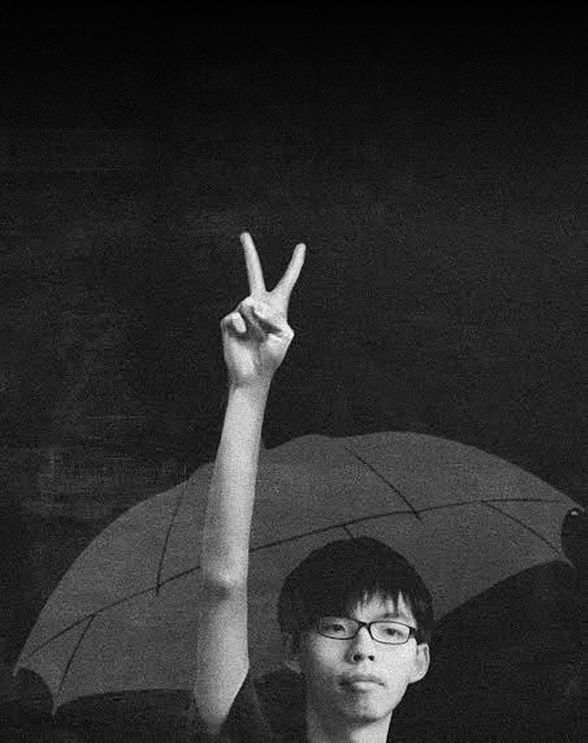
#> input picture images/joshua.jpg, 1175 x 1485 px (shown at 1/2 size)
$ python covers.py
#> lines starting #> are read from the running program, lines starting #| are printed output that depends on the picture
"""Branded cover images for video/podcast cards that have no picture of their own (images/covers/*.jpg).
Each cover has its own look so the wall doesn't repeat. We make our own rather than copying broadcasters' thumbnails."""
import os, random, math
from PIL import Image, ImageDraw, ImageFont, ImageOps

HERE = os.path.dirname(os.path.abspath(__file__))
ROOT = os.path.dirname(HERE)
INK, LEMON, PAPER, GREY = (12, 12, 11), (255, 225, 53), (244, 242, 236), (60, 60, 56)
W, H = 1280, 720

def f(name, size):
    return ImageFont.truetype(os.path.join(HERE, name), size)

def wrap(d, text, font, width):
    out, cur = [], ""
    for w in text.split():
        t = (cur + " " + w).strip()
        if d.textlength(t, font=font) <= width:
            cur = t
        else:
            out.append(cur); cur = w
    out.append(cur)
    return out

def fit_lines(d, text, box_w, box_h, start=150, lh=1.0, font="Anton.ttf"):
    for size in range(start, 30, -4):
        ft = f(font, size)
        lines = wrap(d, text, ft, box_w)
        if len(lines) * size * lh <= box_h:
            break
    return ft, lines, int(size * lh)

def pill(d, x, y, text, bg, fg):
    ft = f("Montserrat-Bold.ttf", 24)
    w = d.textlength(text, font=ft)
    d.rounded_rectangle([x, y, x + w + 40, y + 46], radius=23, fill=bg)
    d.text((x + 20, y + 9), text, font=ft, fill=fg)

def save(img, key, folder="images/covers"):
    os.makedirs(os.path.join(ROOT, folder), exist_ok=True)
    img.save(os.path.join(ROOT, folder, key + ".jpg"), quality=86)
    return folder + "/" + key + ".jpg"

def waveform(key):  # Guardian podcast: lemon, audio waveform
    img = Image.new("RGB", (W, H), (22, 22, 20)); d = ImageDraw.Draw(img)
    pill(d, 70, 64, "PODCAST", LEMON, INK)
    d.text((70, 128), "The Guardian · Today in Focus", font=f("Montserrat-Bold.ttf", 30), fill=PAPER)
    rnd = random.Random(7); cx = 70
    while cx < W - 70:
        h = int(30 + 150 * abs(math.sin(cx / 37.0)) * (0.5 + rnd.random() * 0.6))
        d.rounded_rectangle([cx, 300 - h // 2, cx + 9, 300 + h // 2], radius=4, fill=(120, 118, 110))
        cx += 17
    ft, lines, lh = fit_lines(d, "NATHAN LAW ON HIS FRIEND JOSHUA", W - 140, 230, 120)
    y = H - 60 - len(lines) * lh
    for ln in lines:
        d.text((70, y), ln, font=ft, fill=PAPER); y += lh
    return save(img, key)

def versus(key):  # Byline podcast: black, giant outline VS
    img = Image.new("RGB", (W, H), INK); d = ImageDraw.Draw(img)
    d.text((W - 600, -60), "VS", font=f("Anton.ttf", 640), fill=INK, stroke_width=5, stroke_fill=(70, 70, 64))
    pill(d, 70, 64, "PODCAST", LEMON, INK)
    d.text((70, 128), "Byline Times Podcast", font=f("Montserrat-Bold.ttf", 30), fill=PAPER)
    d.text((70, 290), "CHINA", font=f("Anton.ttf", 150), fill=PAPER)
    d.text((70, 445), "VS JOSHUA", font=f("Anton.ttf", 150), fill=PAPER)
    d.text((70, H - 58), "Andrew Duncan with Adrian Goldberg", font=f("Montserrat-SemiBold.ttf", 24), fill=(170, 168, 160))
    return save(img, key)

def duotone(key):  # Byline TV: film still in lemon/black duotone
    src = Image.open(os.path.join(ROOT, "images/film-poster.jpg")).convert("L")
    src = src.crop((0, 0, src.width, int(src.height * 0.74)))
    g = ImageOps.autocontrast(ImageOps.fit(src, (W, H), centering=(0.35, 0.3)))
    img = ImageOps.colorize(g, black=(10, 10, 9), white=(236, 233, 224), mid=(120, 117, 110))
    d = ImageDraw.Draw(img)
    d.rectangle([0, H - 190, W, H], fill=INK)
    pill(d, 70, 64, "VIDEO", LEMON, INK)
    d.text((70, H - 172), "BYLINE TIMES TV", font=f("Montserrat-Bold.ttf", 26), fill=(190, 188, 180))
    d.text((70, H - 132), "ANDREW DUNCAN ON JOSHUA’S STORY", font=f("Anton.ttf", 78), fill=PAPER)
    return save(img, key)

def rings(key):  # Sky: black, concentric rings, quote
    img = Image.new("RGB", (W, H), INK); d = ImageDraw.Draw(img)
    cx, cy = W - 230, H // 2
    for r in range(40, 900, 46):
        d.ellipse([cx - r, cy - r, cx + r, cy + r], outline=(52, 52, 47), width=3)
    d.ellipse([cx - 40, cy - 40, cx + 40, cy + 40], fill=LEMON)
    pill(d, 70, 64, "INTERVIEW", LEMON, INK)
    d.text((70, 128), "Sky News · The World with Yalda Hakim", font=f("Montserrat-Bold.ttf", 30), fill=PAPER)
    d.text((70, 230), "NATHAN LAW", font=f("Anton.ttf", 130), fill=PAPER)
    d.text((70, 375), "ON JOSHUA", font=f("Anton.ttf", 130), fill=LEMON)
    d.text((70, 540), "Democracy and human rights are “losing ground globally”", font=f("Montserrat-SemiBold.ttf", 26), fill=PAPER)
    d.text((70, H - 62), "Live on Sky News, the day Joshua was sentenced", font=f("Montserrat-SemiBold.ttf", 24), fill=(200, 198, 190))
    return save(img, key)

def datestamp(key):  # Channel 4: split with big date
    img = Image.new("RGB", (W, H), INK); d = ImageDraw.Draw(img)
    d.polygon([(0, 0), (560, 0), (440, H), (0, H)], fill=(34, 34, 31))
    d.text((70, 100), "2", font=f("Anton.ttf", 340), fill=PAPER)
    d.text((70, 480), "SEP 2026", font=f("Anton.ttf", 96), fill=LEMON)
    pill(d, 560, 64, "NEWS REPORT", LEMON, INK)
    d.text((560, 128), "Channel 4 News", font=f("Montserrat-Bold.ttf", 30), fill=PAPER)
    ft, lines, lh = fit_lines(d, "JOSHUA PLEADS GUILTY", W - 560 - 60, 330, 130)
    y = 220
    for ln in lines:
        d.text((560, y), ln, font=ft, fill=PAPER); y += lh
    d.text((560, H - 62), "With analysis on China and the UK", font=f("Montserrat-SemiBold.ttf", 24), fill=(170, 168, 160))
    return save(img, key)

def stripes(key):  # Pelosi: paper with stripes, quote
    img = Image.new("RGB", (W, H), PAPER); d = ImageDraw.Draw(img)
    for i in range(7):
        d.rectangle([W - 330, i * 104, W, i * 104 + 52], fill=INK)
    pill(d, 70, 64, "VIDEO", INK, LEMON)
    d.text((70, 128), "US House of Representatives", font=f("Montserrat-Bold.ttf", 30), fill=INK)
    ft, lines, lh = fit_lines(d, "“WE MUST NOT LET THIS BE IGNORED.”", W - 330 - 140, 360, 120)
    y = 200 + (360 - len(lines) * lh) // 2
    for ln in lines:
        d.text((70, y), ln, font=ft, fill=INK); y += lh
    d.rectangle([70, H - 84, 150, H - 76], fill=LEMON)
    d.text((70, H - 62), "Nancy Pelosi on the House floor", font=f("Montserrat-SemiBold.ttf", 26), fill=GREY)
    return save(img, key)

def frame(key, src, kind, outlet, title, credit, focus=0.55):  # a still from the interview itself, with our branding
    fw = int(W * 0.6)
    fr = ImageOps.fit(Image.open(os.path.join(ROOT, src)).convert("RGB"), (fw, H), Image.LANCZOS, centering=(focus, 0.4))
    img = Image.new("RGB", (W, H), INK).convert("RGBA")
    img.paste(fr, (W - fw, 0))
    ov = Image.new("RGBA", (W, H), (0, 0, 0, 0)); od = ImageDraw.Draw(ov)
    for i in range(140):
        od.line([(W - fw + i, 0), (W - fw + i, H)], fill=INK + (int(255 * (1 - i / 140) ** 1.5),))
    img = Image.alpha_composite(img, ov).convert("RGB")
    d = ImageDraw.Draw(img)
    pill(d, 60, 64, kind, LEMON, INK)
    d.text((60, 128), outlet, font=f("Montserrat-Bold.ttf", 28), fill=PAPER)
    ft, lines, lh = fit_lines(d, title.upper(), W - fw - 60, 380, 110)
    y = 220
    for ln in lines:
        d.text((60, y), ln, font=ft, fill=PAPER); y += lh
    cf = f("Montserrat-SemiBold.ttf", 18)
    d.text((W - 24 - d.textlength(credit, font=cf), H - 34), credit, font=cf, fill=PAPER, stroke_width=2, stroke_fill=INK)
    return save(img, key, "images/stills")

def pm_video(key):  # Campaign video: same layout as the interview stills (title left, picture right)
    fw = int(W * 0.5)
    src = Image.open(os.path.join(ROOT, "images/joshua.jpg")).convert("L").crop((150, 380, 1175, 1485))
    fr = ImageOps.fit(ImageOps.autocontrast(src, cutoff=1), (fw, H), Image.LANCZOS, centering=(0.55, 0.45)).convert("RGB")
    img = Image.new("RGB", (W, H), INK).convert("RGBA")
    img.paste(fr, (W - fw, 0))
    ov = Image.new("RGBA", (W, H), (0, 0, 0, 0)); od = ImageDraw.Draw(ov)
    for i in range(140):
        od.line([(W - fw + i, 0), (W - fw + i, H)], fill=INK + (int(255 * (1 - i / 140) ** 1.5),))
    img = Image.alpha_composite(img, ov).convert("RGB")
    d = ImageDraw.Draw(img)
    pill(d, 60, 64, "CAMPAIGN VIDEO", LEMON, INK)
    d.text((60, 128), "Free Joshua Wong · 1 minute", font=f("Montserrat-Bold.ttf", 28), fill=PAPER)
    ft = f("Anton.ttf", 92); lh = 100; y = 236
    for ln, col in (("WHAT HAS THE PM", PAPER), ("DONE FOR", PAPER), ("JOSHUA?", LEMON)):
        d.text((60, y), ln, font=ft, fill=col); y += lh
    return save(img, key, "images/stills")

COVERS = {"pm-video": pm_video, "guardian-podcast": waveform, "byline-podcast": versus, "byline-tv": duotone,
          "sky-nathan": rings,
          "c4-plea": datestamp, "pelosi-floor": stripes}

def make_all():
    return {k: fn(k) for k, fn in COVERS.items()}
#> in pm_video, `ov = Image.new('RGBA', (W, H), (0, 0, 0, 0))`: ov: PIL image 1280x720 RGBA; every value is 0
#> after the loop in pm_video, `for ln, col in (("WHAT HAS THE PM", PAPER), ("DONE FOR", PAPER), ("JOS..`: y = 536
#> in save, `img.save(os.path.join(ROOT, folder, key + ".jpg"), quality=86)`:
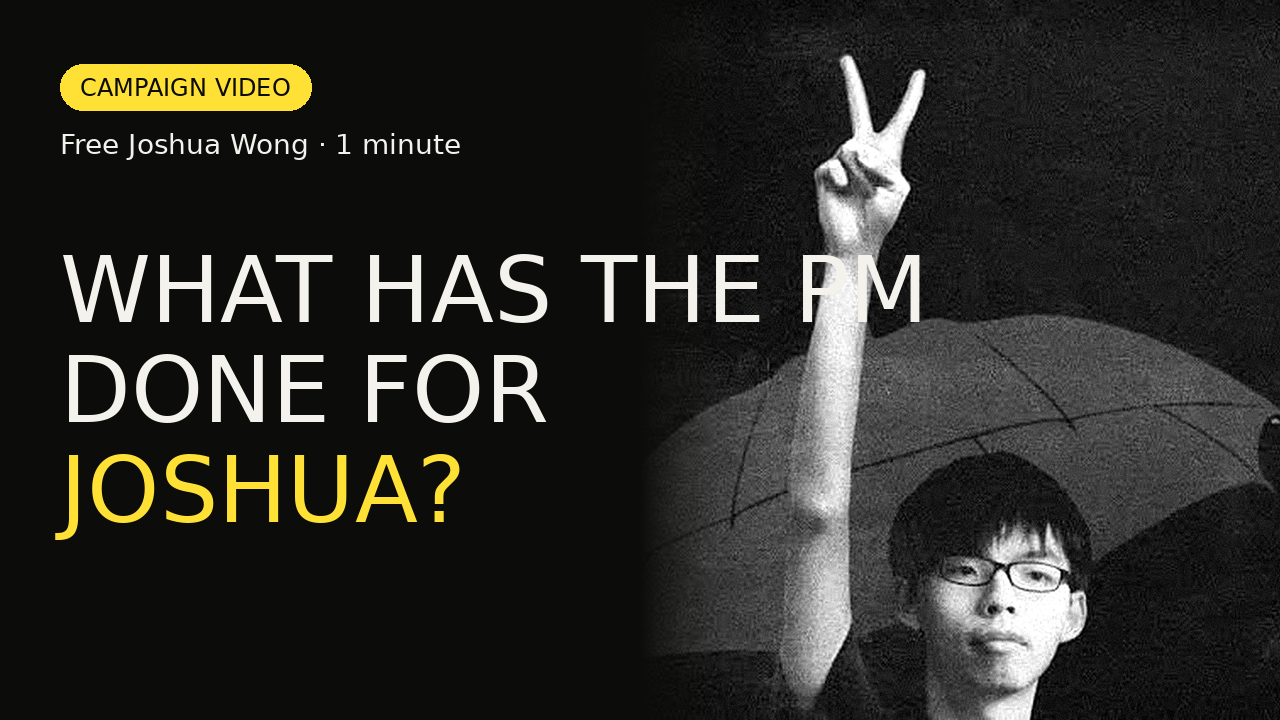
#> saved as pm-video.jpg: PIL image 1280x720 RGB; mean R, G, B 44, 43.4, 39.2
#> after the loop in waveform, `while cx < W - 70:`: cx = 1226
#> in waveform, `ft, lines, lh = fit_lines(d, "NATHAN LAW ON HIS FRIEND JOSHUA", W - 14..`: lines = ['NATHAN LAW ON', 'HIS FRIEND JOSHUA']; lh = 112
#> in waveform, `y = H - 60 - len(lines) * lh`: y = 436
#> the loop in waveform, `for ln in lines:` made 2 passes
#> (ln, y) on passes 1 to 2: ('NATHAN LAW ON', 548), ('HIS FRIEND JOSHUA', 660)
#> after the loop in waveform, `for ln in lines:`: y = 660
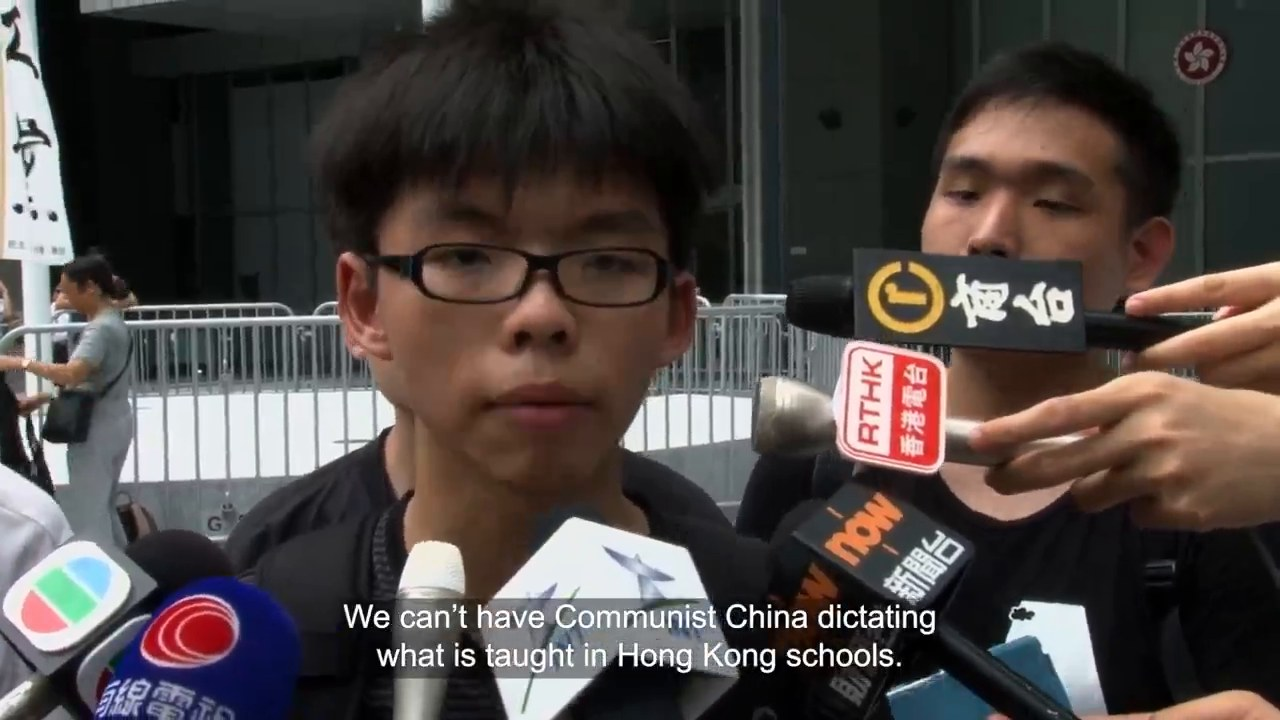
#> input picture images/film-poster.jpg, 1280 x 720 px
#> in save (call 5), `img.save(os.path.join(ROOT, folder, key + ".jpg"), quality=86)`:
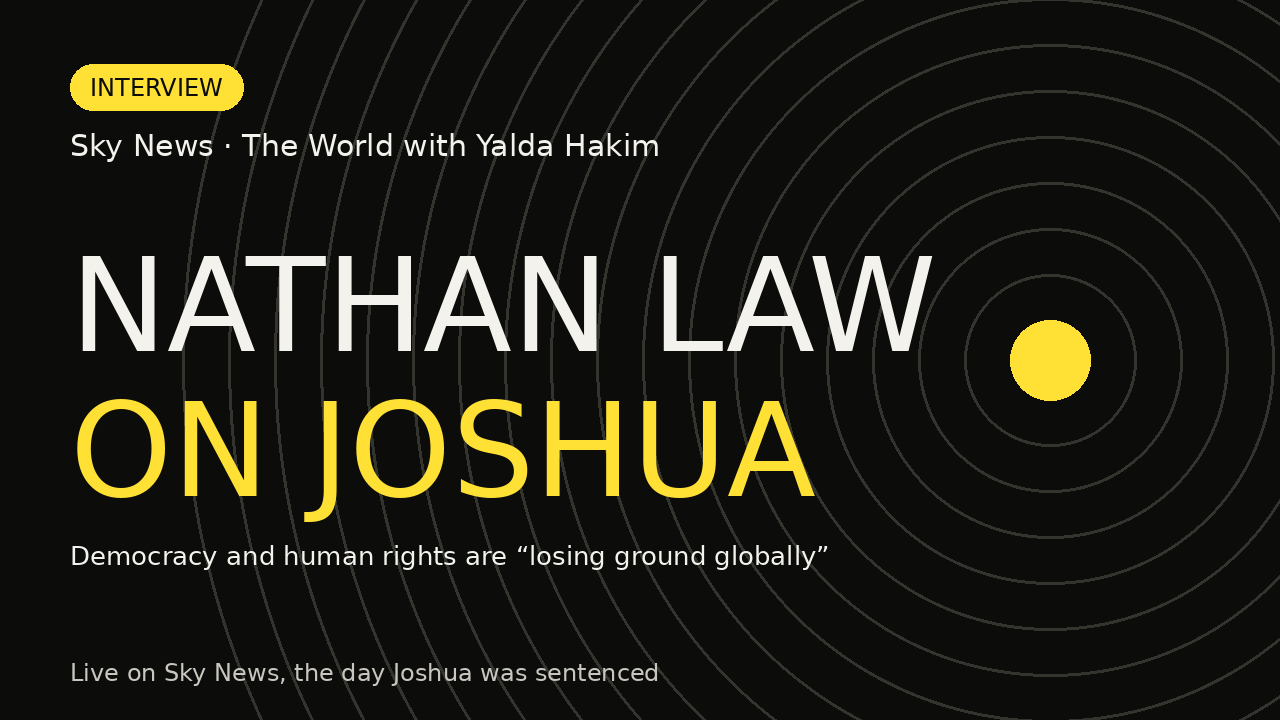
#> saved as sky-nathan.jpg: PIL image 1280x720 RGB; mean R, G, B 32, 30.8, 23
#> in datestamp, `ft, lines, lh = fit_lines(d, "JOSHUA PLEADS GUILTY", W - 560 - 60, 330..`: lines = ['JOSHUA', 'PLEADS', 'GUILTY']; lh = 110
#> the loop in datestamp, `for ln in lines:` made 3 passes
#> (ln, y) on passes 1 to 3: ('JOSHUA', 330), ('PLEADS', 440), ('GUILTY', 550)
#> after the loop in datestamp, `for ln in lines:`: y = 550
#> in stripes, `img = Image.new('RGB', (W, H), PAPER)`:
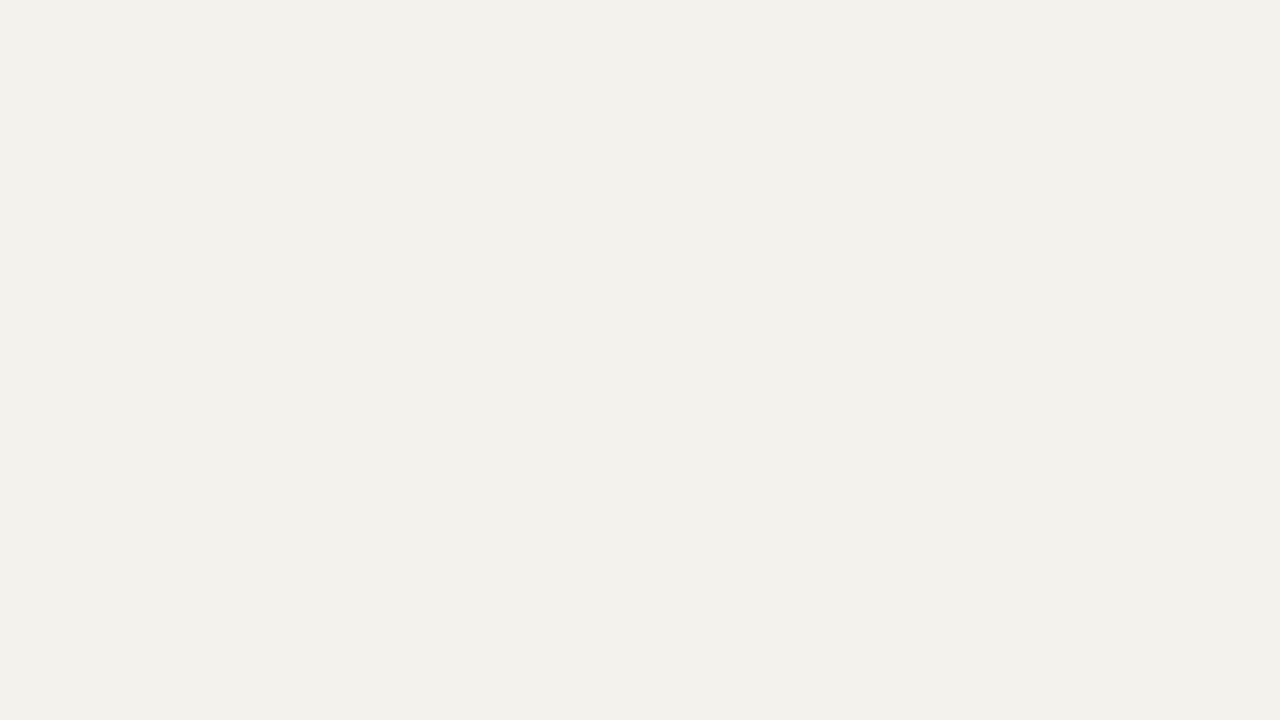
#> img: PIL image 1280x720 RGB; mean R, G, B 244, 242, 236
#> in stripes, `ft, lines, lh = fit_lines(d, "“WE MUST NOT LET THIS BE IGNORED.”", W -..`: lines = ['“WE MUST', 'NOT LET THIS', 'BE IGNORED.”']; lh = 112
#> in stripes, `y = 200 + (360 - len(lines) * lh) // 2`: y = 212
#> the loop in stripes, `for ln in lines:` made 3 passes
#> (ln, y) on passes 1 to 3: ('“WE MUST', 324), ('NOT LET THIS', 436), ('BE IGNORED.”', 548)
#> after the loop in stripes, `for ln in lines:`: y = 548
#> in save (call 7), `img.save(os.path.join(ROOT, folder, key + ".jpg"), quality=86)`:
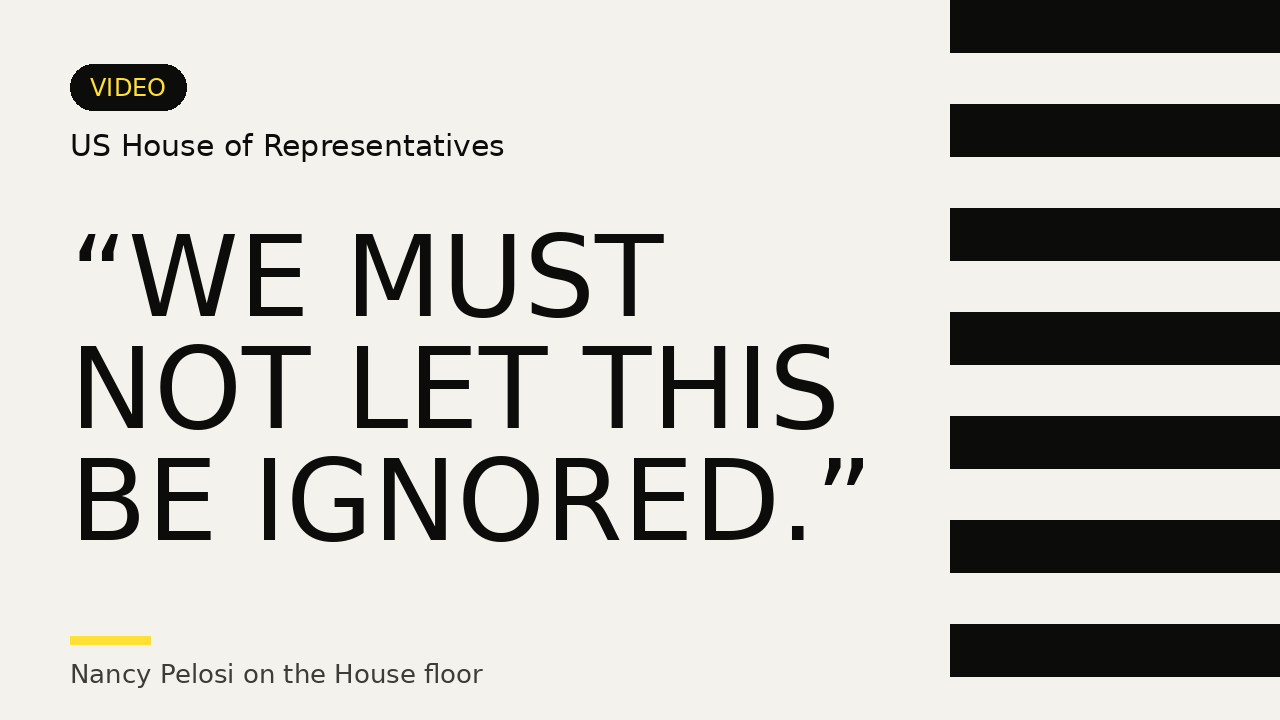
#> saved as pelosi-floor.jpg: PIL image 1280x720 RGB; mean R, G, B 197.9, 196.3, 191

if __name__ == "__main__":
    print(make_all())
